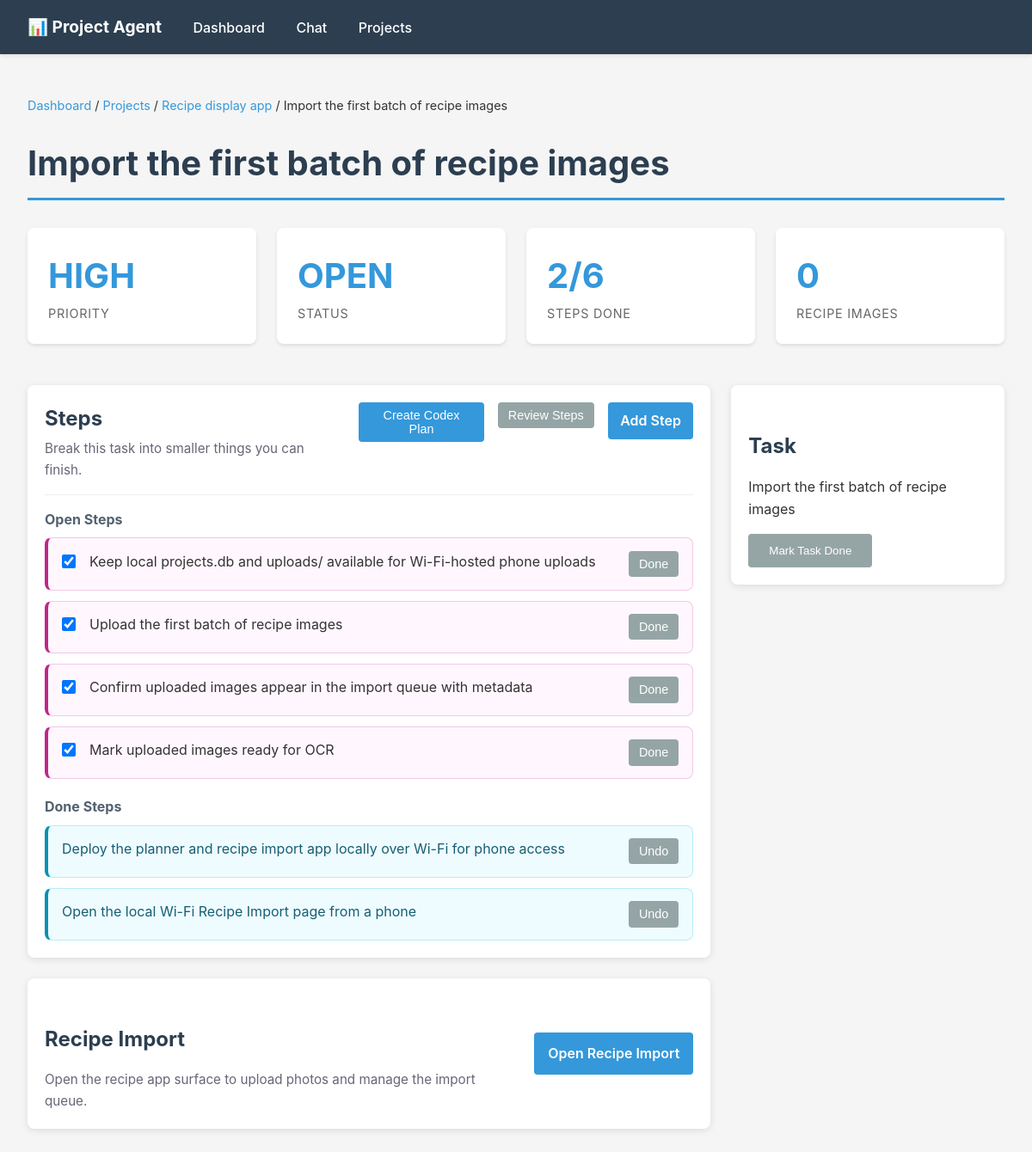
The page /projects/2/actions/10 on the database as committed earlier.
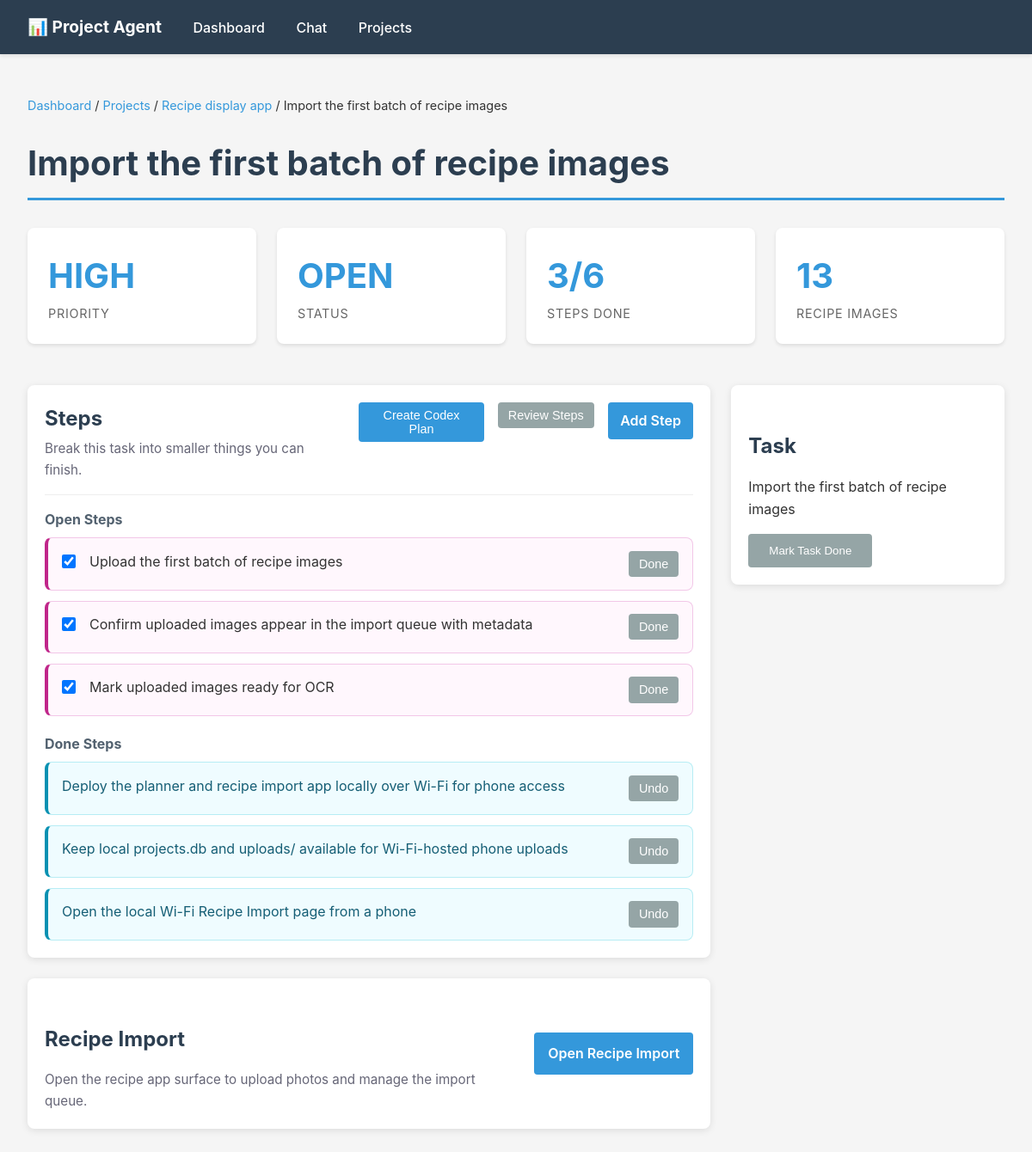
The same page on the database as committed later.
### tables this page shows
CREATE TABLE projects (
                id INTEGER PRIMARY KEY AUTOINCREMENT,
                name TEXT UNIQUE NOT NULL,
                status TEXT DEFAULT 'active',
                created_at TEXT DEFAULT CURRENT_TIMESTAMP,
                updated_at TEXT DEFAULT CURRENT_TIMESTAMP
            , description TEXT DEFAULT '', priority_score INTEGER DEFAULT 3, focus_reason TEXT DEFAULT '');

CREATE TABLE recommended_actions (
                id INTEGER PRIMARY KEY AUTOINCREMENT,
                project_id INTEGER NOT NULL,
                action TEXT NOT NULL,
                priority TEXT DEFAULT 'medium',
                created_at TEXT DEFAULT CURRENT_TIMESTAMP, sort_order INTEGER DEFAULT 100, status TEXT DEFAULT 'open', completed_at TEXT DEFAULT '',
                FOREIGN KEY (project_id) REFERENCES projects(id) ON DELETE CASCADE
            );

CREATE TABLE task_steps (
                id INTEGER PRIMARY KEY AUTOINCREMENT,
                action_id INTEGER NOT NULL,
                step TEXT NOT NULL,
                status TEXT DEFAULT 'open',
                sort_order INTEGER DEFAULT 100,
                completed_at TEXT DEFAULT '',
                created_at TEXT DEFAULT CURRENT_TIMESTAMP,
                FOREIGN KEY (action_id) REFERENCES recommended_actions(id) ON DELETE CASCADE
            );

### api.py (the view)
@app.get("/projects/{project_id}/actions/{action_id}")
def action_detail(request: Request, project_id: int, action_id: int):
    project = dict_from_row(db.get_project_by_id(project_id))
    action = dict_from_row(db.get_recommended_action(action_id))
    if not project or not action or action["project_id"] != project_id:
        raise HTTPException(status_code=404, detail="Task not found")
    context = {
        "request": request,
        "project": project,
        "action": action,
        "steps": dicts_from_rows(db.get_task_steps(action_id)),
        "recipe_image_count": len(db.get_recipe_images(action_id)),
        "recipe_import_url": f"/apps/recipes/import?project_id={project_id}&action_id={action_id}",
    }
    template = jinja_env.get_template("action_detail.html")
    html = template.render(context)
    return HTMLResponse(html)

### templates/action_detail.html (shortened to what this page needs)
{% extends "base.html" %}
{% block content %}
<div class="breadcrumb">
    <a href="/">Dashboard</a> / <a href="/projects">Projects</a> / <a href="/projects/{{ project.id }}">{{ project.name }}</a> / {{ action.action }}
</div>
<h1>{{ action.action }}</h1>
<div class="dashboard-grid compact-metrics">
    <div class="metric">
        <div class="metric-value">{{ action.priority|upper }}</div>
        <div class="metric-label">Priority</div>
    </div>
    <div class="metric">
        <div class="metric-value">{{ action.status|upper }}</div>
        <div class="metric-label">Status</div>
    </div>
    <div class="metric">
        <div class="metric-value">{{ steps|selectattr('status', 'equalto', 'done')|list|length }}/{{ steps|length }}</div>
        <div class="metric-label">Steps Done</div>
    </div>
    <div class="metric">
        <div class="metric-value">{{ recipe_image_count }}</div>
        <div class="metric-label">Recipe Images</div>
    </div>
</div>
<div class="task-detail-layout">
    <main>
        <section class="detail-section">
            <div class="section-header">
                <div>
                    <h2>Steps</h2>
                    <p class="section-subtitle">Break this task into smaller things you can finish.</p>
                </div>
                <form id="codex-plan-form" method="post" action="/projects/{{ project.id }}/actions/{{ action.id }}/codex-plan" class="inline-form">
                    <button type="submit" class="compact">Create Codex Plan</button>
                </form>
                <form method="post" action="/projects/{{ project.id }}/actions/{{ action.id }}/steps/review" class="inline-form">
                    <button type="submit" class="secondary compact">Review Steps</button>
                </form>
                <details class="inline-create">
                    <summary>Add Step</summary>
                </details>
            </div>
            {% set open_steps = steps|selectattr('status', 'equalto', 'open')|list %}
            {% set done_steps = steps|selectattr('status', 'equalto', 'done')|list %}
            {% if open_steps %}
                <h3 class="step-section-title">Open Steps</h3>
                <div class="task-list">
                    {% for step in open_steps %}
                        <article class="step-row">
                            <input
                                type="checkbox"
                                class="codex-step-select"
                                name="step_ids"
                                value="{{ step.id }}"
                                form="codex-plan-form"
                                checked
                                aria-label="Include step in Codex plan"
                            >
                            <div class="step-copy">
                                <span>{{ step.step }}</span>
                            </div>
                            <form method="post" action="/projects/{{ project.id }}/actions/{{ action.id }}/steps/{{ step.id }}/complete" class="inline-form">
                                <button type="submit" class="secondary compact">Done</button>
                            </form>
                        </article>
                    {% endfor %}
                </div>
            {% else %}
                <div class="empty-state">
                    <p>No open steps.</p>
                </div>
            {% endif %}
            {% if done_steps %}
                <div class="done-steps">
                    <h3 class="step-section-title">Done Steps</h3>
                    <div class="task-list">
                        {% for step in done_steps %}
                            <article class="step-row completed">
                                <div class="step-copy">
                                    <span>{{ step.step }}</span>
                                </div>
                                <form method="post" action="/projects/{{ project.id }}/actions/{{ action.id }}/steps/{{ step.id }}/reopen" class="inline-form">
                                    <button type="submit" class="secondary compact">Undo</button>
                                </form>
                            </article>
                        {% endfor %}
                    </div>
                </div>
            {% endif %}
        </section>
        <section class="detail-section app-handoff">
            <div>
                <h2>Recipe Import</h2>
                <p class="section-subtitle">Open the recipe app surface to upload photos and manage the import queue.</p>
            </div>
            <a class="button-link" href="{{ recipe_import_url }}">Open Recipe Import</a>
        </section>
    </main>
    <aside>
        <section class="detail-section">
            <h2>Task</h2>
            <p>{{ action.action }}</p>
            <form method="post" action="/projects/{{ project.id }}/actions/{{ action.id }}/complete" class="plain-form">
                <button type="submit" class="secondary">Mark Task Done</button>
            </form>
        </section>
    </aside>
</div>
{% endblock %}

### templates/base.html (shortened to what this page needs)
<!DOCTYPE html>
<html lang="en">
<head>
</head>
<body>
    <nav>
        <a href="/" style="font-size: 1.2rem; font-weight: bold;">📊 Project Agent</a>
        <a href="/">Dashboard</a>
        <a href="/chat">Chat</a>
        <a href="/projects">Projects</a>
    </nav>
    <div class="container">
        {% block content %}{% endblock %}
    </div>
</body>
</html>

### templates/base.html (style rules this page uses)
* { margin: 0; padding: 0; box-sizing: border-box; }
body { font-family: -apple-system, BlinkMacSystemFont, 'Segoe UI', 'Roboto', 'Oxygen', 'Ubuntu', 'Cantarell', sans-serif; background: #f5f5f5; color: #333; line-height: 1.6; }
nav { background: #2c3e50; color: white; padding: 1rem 2rem; box-shadow: 0 2px 4px rgba(0,0,0,0.1); }
nav a { color: white; text-decoration: none; margin-right: 2rem; font-weight: 500; }
.container { max-width: 1200px; margin: 0 auto; padding: 2rem; }
h1, h2, h3 { margin: 1.5rem 0 1rem; color: #2c3e50; }
h1 { font-size: 2.5rem; border-bottom: 3px solid #3498db; padding-bottom: 0.5rem; }
h2 { font-size: 1.5rem; margin-top: 2rem; }
h3 { font-size: 1.2rem; }
.dashboard-grid { display: grid; grid-template-columns: repeat(auto-fit, minmax(250px, 1fr)); gap: 1.5rem; margin: 2rem 0; }
.metric { background: white; padding: 1.5rem; border-radius: 8px; box-shadow: 0 2px 4px rgba(0,0,0,0.1); margin-bottom: 1rem; }
.metric-value { font-size: 2.5rem; font-weight: bold; color: #3498db; }
.metric-label { color: #666; font-size: 0.9rem; text-transform: uppercase; letter-spacing: 0.05em; }
form { background: white; padding: 1.5rem; border-radius: 8px; margin: 1.5rem 0; box-shadow: 0 2px 8px rgba(0,0,0,0.1); }
input, textarea, select { width: 100%; padding: 0.75rem; border: 1px solid #ddd; border-radius: 4px; font-family: inherit; font-size: 1rem; }
button { background: #3498db; color: white; padding: 0.75rem 1.5rem; border: none; border-radius: 4px; cursor: pointer; font-weight: 500; transition: background 0.2s; }
button.secondary { background: #95a5a6; }
.breadcrumb { margin: 1rem 0; font-size: 0.9rem; }
.breadcrumb a { color: #3498db; text-decoration: none; }
.compact-metrics { grid-template-columns: repeat(auto-fit, minmax(160px, 1fr)); }
.task-detail-layout { display: grid; grid-template-columns: minmax(0, 2fr) minmax(260px, 0.8fr); gap: 1.5rem; align-items: start; }
.detail-section { background: white; border-radius: 8px; padding: 1.25rem; margin-bottom: 1.5rem; box-shadow: 0 2px 8px rgba(0,0,0,0.1); }
.section-header { display: flex; justify-content: space-between; gap: 1rem; align-items: start; border-bottom: 1px solid #eee; padding-bottom: 1rem; margin-bottom: 1rem; }
.section-header h2 { margin: 0; }
.section-subtitle { color: #667; margin-top: 0.25rem; font-size: 0.95rem; }
.inline-create { position: relative; flex: 0 0 auto; }
.inline-create summary { background: #3498db; color: white; padding: 0.55rem 0.9rem; border-radius: 4px; cursor: pointer; font-weight: 600; list-style: none; }
.task-list { display: grid; gap: 0.75rem; }
.step-row { display: grid; grid-template-columns: 1rem minmax(0, 1fr) auto; gap: 1rem; align-items: start; background: #fff7fd; border: 1px solid #f2c7e8; border-left: 4px solid #c0268a; border-radius: 8px; padding: 0.9rem 1rem; }
.codex-step-select { width: 1rem; height: 1rem; margin: 0.25rem 0 0; }
.step-copy { min-width: 0; }
.step-copy span { overflow-wrap: anywhere; }
.step-row.completed { grid-template-columns: minmax(0, 1fr) auto; background: #effcff; border-color: #b7edf4; border-left-color: #0891b2; }
.step-row.completed .step-copy span { color: #155e75; }
.step-section-title { font-size: 1rem; color: #52616f; margin: 1rem 0 0.5rem; }
.done-steps { margin-top: 1.25rem; }
.inline-form { background: none; box-shadow: none; padding: 0; margin: 0; }
.plain-form { background: none; box-shadow: none; padding: 0; margin: 1rem 0 0; }
.button-link { display: inline-block; background: #3498db; color: white; padding: 0.75rem 1rem; border-radius: 4px; text-decoration: none; font-weight: 600; white-space: nowrap; }
.app-handoff { display: flex; justify-content: space-between; gap: 1rem; align-items: center; }
button.compact { padding: 0.45rem 0.75rem; font-size: 0.9rem; }

Rows that differ between the two databases and show on the page:
changed task_steps "Keep local projects.db and uploads/ available for Wi-Fi-hosted phone uploads": moves from the list under "Open Steps" to the list under "Done Steps"
Other text that changed with them:
{{ steps|selectattr('status', 'equalto', 'done')|list|length }}: "2" → "3"
{{ recipe_image_count }}: "0" → "13"
